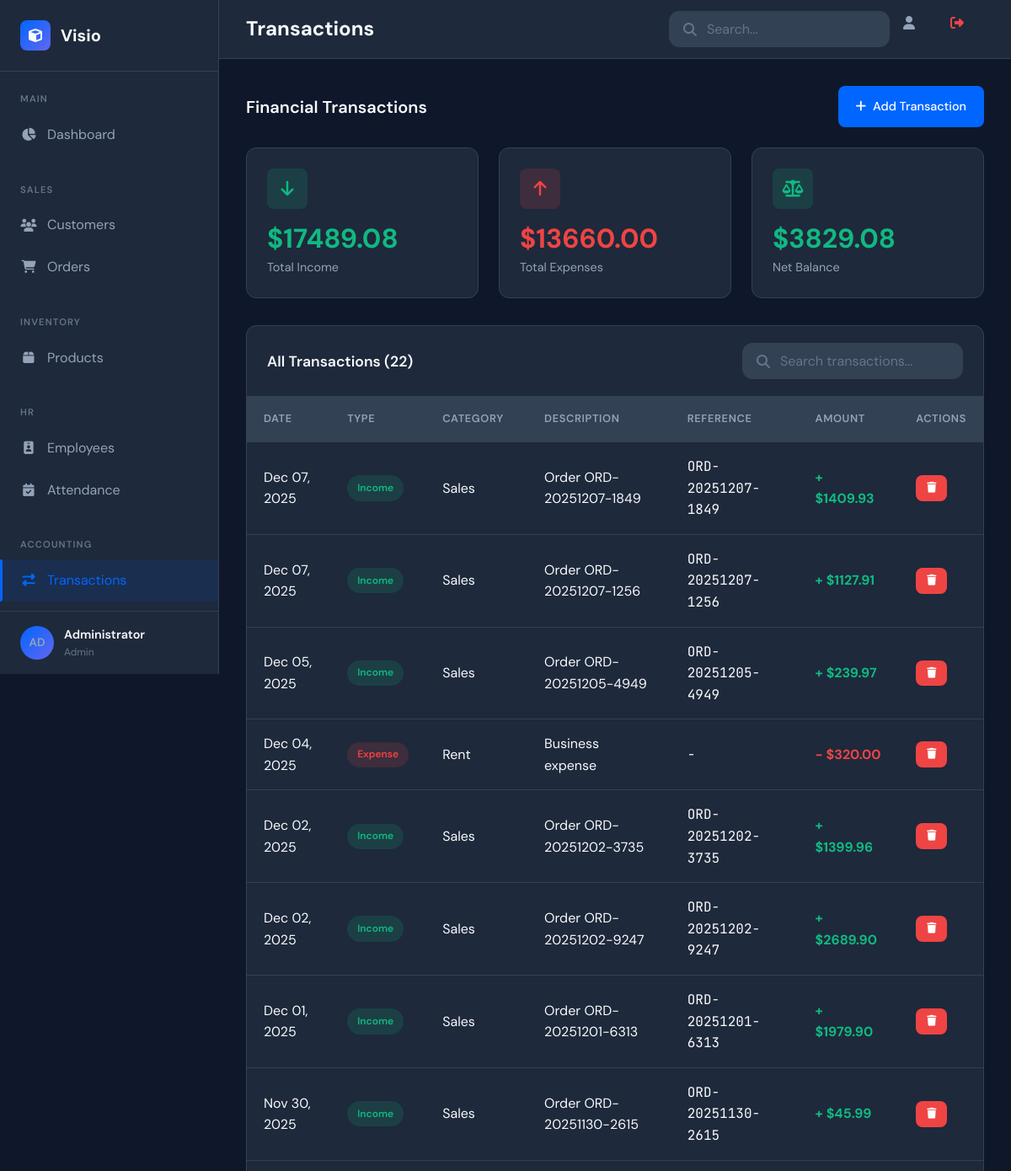
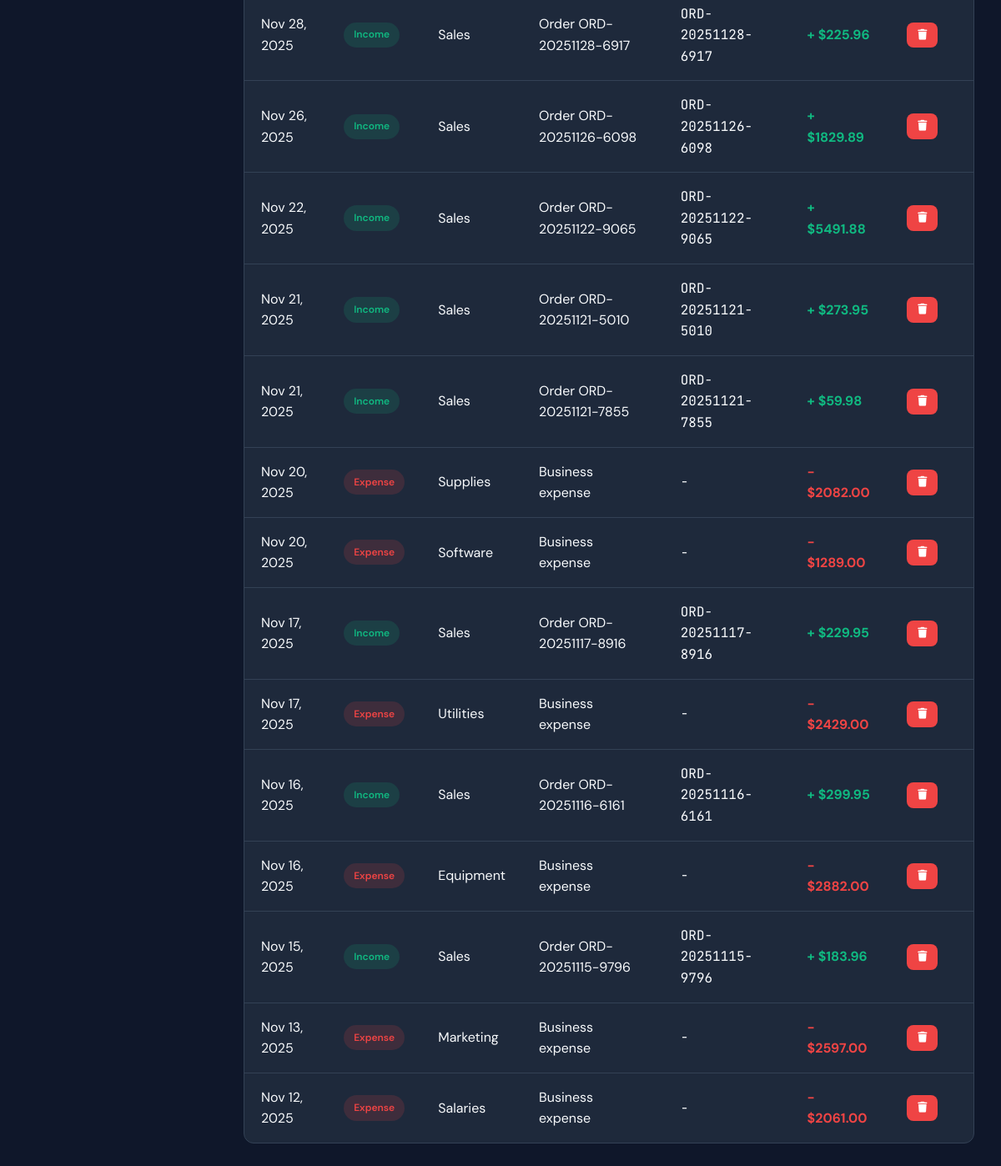
Page /transactions (signed in) on the committed database (2 pictures, top to bottom).
### app.py (models this page shows, shortened)
class User(UserMixin, db.Model):
    id = db.Column(db.Integer, primary_key=True)
    email = db.Column(db.String(120), unique=True, nullable=False)
    password_hash = db.Column(db.String(256), nullable=False)
    full_name = db.Column(db.String(100), nullable=False)
    role = db.Column(db.String(20), default='user')
    is_active = db.Column(db.Boolean, default=True)
    created_at = db.Column(db.DateTime, default=datetime.utcnow)
    last_login = db.Column(db.DateTime)
    def get_initials(self):
        names = self.full_name.split()
        if len(names) >= 2:
            return f"{names[0][0]}{names[1][0]}".upper()
        return self.full_name[:2].upper()

class Transaction(db.Model):
    id = db.Column(db.Integer, primary_key=True)
    transaction_type = db.Column(db.String(20), nullable=False)
    category = db.Column(db.String(50))
    amount = db.Column(db.Float, nullable=False)
    description = db.Column(db.Text)
    reference = db.Column(db.String(100))
    date = db.Column(db.Date, default=datetime.utcnow)
    created_at = db.Column(db.DateTime, default=datetime.utcnow)
    created_by = db.Column(db.Integer, db.ForeignKey('user.id'))

### app.py (the view)
@app.route('/transactions')
@login_required
def transactions():
    txns = Transaction.query.order_by(Transaction.date.desc()).all()
    return render_template('transactions.html', transactions=txns, total_income=sum(t.amount for t in txns if t.transaction_type == 'income'), total_expense=sum(t.amount for t in txns if t.transaction_type == 'expense'))

### app.py (called while the page is built)
@login_manager.user_loader
def load_user(user_id):
    return User.query.get(int(user_id))

### templates/transactions.html (shortened to what this page needs)
{% extends "base.html" %}
{% block page_title %}Transactions{% endblock %}
{% block content %}
<div class="section-header">
    <h2 class="section-title">Financial Transactions</h2>
    <a href="{{ url_for('add_transaction') }}" class="btn btn-primary">
        <i class="fas fa-plus"></i>
        Add Transaction
    </a>
</div>
<div class="stats-grid mb-4">
    <div class="stat-card">
        <div class="stat-header">
            <div class="stat-icon green">
                <i class="fas fa-arrow-down"></i>
            </div>
        </div>
        <div class="stat-value text-success">${{ "%.2f"|format(total_income) }}</div>
        <div class="stat-label">Total Income</div>
    </div>
    <div class="stat-card">
        <div class="stat-header">
            <div class="stat-icon red">
                <i class="fas fa-arrow-up"></i>
            </div>
        </div>
        <div class="stat-value text-danger">${{ "%.2f"|format(total_expense) }}</div>
        <div class="stat-label">Total Expenses</div>
    </div>
    <div class="stat-card">
        <div class="stat-header">
            <div class="stat-icon {% if total_income - total_expense >= 0 %}green{% else %}red{% endif %}">
                <i class="fas fa-balance-scale"></i>
            </div>
        </div>
        <div class="stat-value {% if total_income - total_expense >= 0 %}text-success{% else %}text-danger{% endif %}">
            ${{ "%.2f"|format(total_income - total_expense) }}
        </div>
        <div class="stat-label">Net Balance</div>
    </div>
</div>
<div class="card">
    <div class="card-header">
        <h3 class="card-title">All Transactions ({{ transactions|length }})</h3>
        <div class="search-box">
            <i class="fas fa-search"></i>
            <input type="text" id="searchTransactions" placeholder="Search transactions..." onkeyup="filterTable('searchTransactions', 'transactionsTable')">
        </div>
    </div>
    <div class="card-body" style="padding: 0;">
        {% if transactions %}
        <table class="data-table" id="transactionsTable">
            <thead>
                <tr>
                    <th>Date</th>
                    <th>Type</th>
                    <th>Category</th>
                    <th>Description</th>
                    <th>Reference</th>
                    <th>Amount</th>
                    <th>Actions</th>
                </tr>
            </thead>
            <tbody>
                {% for transaction in transactions %}
                <tr>
                    <td>{{ transaction.date.strftime('%b %d, %Y') }}</td>
                    <td>
                        <span class="badge badge-{{ transaction.transaction_type }}">
                            {{ transaction.transaction_type }}
                        </span>
                    </td>
                    <td>{{ transaction.category or '-' }}</td>
                    <td>{{ transaction.description or '-' }}</td>
                    <td class="font-mono">{{ transaction.reference or '-' }}</td>
                    <td>
                        <strong class="{% if transaction.transaction_type == 'income' %}text-success{% else %}text-danger{% endif %}">
                            {% if transaction.transaction_type == 'income' %}+{% else %}-{% endif %}
                            ${{ "%.2f"|format(transaction.amount) }}
                        </strong>
                    </td>
                    <td>
                        <form action="{{ url_for('delete_transaction', id=transaction.id) }}" method="POST" style="display: inline;" data-confirm="Are you sure you want to delete this transaction?">
                            <button type="submit" class="btn btn-sm btn-danger" title="Delete">
                                <i class="fas fa-trash"></i>
                            </button>
                        </form>
                    </td>
                </tr>
                {% endfor %}
            </tbody>
        </table>
        {% endif %}
    </div>
</div>
{% endblock %}

### templates/base.html (shortened to what this page needs)
<!DOCTYPE html>
<html lang="en">
<head>
    <link rel="stylesheet" href="https://cdnjs.cloudflare.com/ajax/libs/font-awesome/6.4.0/css/all.min.css">
    <link rel="stylesheet" href="{{ url_for('static', filename='css/style.css') }}">
</head>
<body>
    <div class="app-container">
        <aside class="sidebar">
            <div class="sidebar-header">
                <div class="logo">
                    <i class="fas fa-cube"></i>
                    <span>Visio</span>
                </div>
            </div>
            <nav class="sidebar-nav">
                <div class="nav-section">
                    <span class="nav-section-title">Main</span>
                    <a href="{{ url_for('dashboard') }}" class="nav-item {% if request.endpoint == 'dashboard' %}active{% endif %}">
                        <i class="fas fa-chart-pie"></i><span>Dashboard</span>
                    </a>
                </div>
                <div class="nav-section">
                    <span class="nav-section-title">Sales</span>
                    <a href="{{ url_for('customers') }}" class="nav-item {% if 'customer' in request.endpoint %}active{% endif %}">
                        <i class="fas fa-users"></i><span>Customers</span>
                    </a>
                    <a href="{{ url_for('orders') }}" class="nav-item {% if 'order' in request.endpoint %}active{% endif %}">
                        <i class="fas fa-shopping-cart"></i><span>Orders</span>
                    </a>
                </div>
                <div class="nav-section">
                    <span class="nav-section-title">Inventory</span>
                    <a href="{{ url_for('products') }}" class="nav-item {% if 'product' in request.endpoint %}active{% endif %}">
                        <i class="fas fa-box"></i><span>Products</span>
                    </a>
                </div>
                <div class="nav-section">
                    <span class="nav-section-title">HR</span>
                    <a href="{{ url_for('employees') }}" class="nav-item {% if 'employee' in request.endpoint %}active{% endif %}">
                        <i class="fas fa-id-badge"></i><span>Employees</span>
                    </a>
                    <a href="{{ url_for('attendance') }}" class="nav-item {% if 'attendance' in request.endpoint %}active{% endif %}">
                        <i class="fas fa-calendar-check"></i><span>Attendance</span>
                    </a>
                </div>
                <div class="nav-section">
                    <span class="nav-section-title">Accounting</span>
                    <a href="{{ url_for('transactions') }}" class="nav-item {% if 'transaction' in request.endpoint %}active{% endif %}">
                        <i class="fas fa-exchange-alt"></i><span>Transactions</span>
                    </a>
                    <a href="{{ url_for('reports') }}" class="nav-item {% if 'report' in request.endpoint %}active{% endif %}">
                    </a>
                </div>
            </nav>
            <div class="sidebar-footer">
                <div class="user-info" style="cursor: pointer;" onclick="toggleUserMenu()">
                    <div class="user-avatar" style="background: linear-gradient(135deg, #0066FF, #6366F1); display: flex; align-items: center; justify-content: center; font-weight: 600; font-size: 0.85rem;">
                        {{ current_user.get_initials() }}
                    </div>
                    <div class="user-details">
                        <span class="user-name">{{ current_user.full_name }}</span>
                        <span class="user-role">{{ current_user.role|capitalize }}</span>
                    </div>
                </div>
            </div>
        </aside>
        <main class="main-content">
            <header class="content-header">
                <div class="header-left">
                    <h1 class="page-title">{% block page_title %}Dashboard{% endblock %}</h1>
                </div>
                <div class="header-right">
                    <div class="search-box"><i class="fas fa-search"></i><input type="text" placeholder="Search..."></div>
                    <a href="{{ url_for('profile') }}" class="notification-btn" title="Profile"><i class="fas fa-user"></i></a>
                    <a href="{{ url_for('logout') }}" class="notification-btn" title="Logout" style="color: #EF4444;"><i class="fas fa-sign-out-alt"></i></a>
                </div>
            </header>
            <div class="content-body">{% block content %}{% endblock %}</div>
        </main>
    </div>
</body>
</html>

### rows in the picture
User: get_initials "AD", full_name "Administrator", role "Admin"
Transaction: amount "1409.93"
Transaction: amount "1127.91"
Transaction: amount "239.97"
Transaction: amount "320.00"
Transaction: amount "1399.96"
Transaction: amount "2689.90"
Transaction: amount "1979.90"
Transaction: amount "45.99"
Transaction: amount "225.96"
Transaction: amount "1829.89"
Transaction: amount "5491.88"
Transaction: amount "273.95"
Transaction: amount "59.98"
Transaction: amount "2082.00"
Transaction: amount "1289.00"
Transaction: amount "229.95"
Transaction: amount "2429.00"
Transaction: amount "299.95"
Transaction: amount "2882.00"
Transaction: amount "183.96"
Transaction: amount "2597.00"
Transaction: amount "2061.00"

### other values in the picture
{{ "%.2f"|format(total_income) }} "17489.08"
{{ "%.2f"|format(total_expense) }} "13660.00"
{{ "%.2f"|format(total_income - total_expense) }} "3829.08"
{{ transactions|length }} "22"
